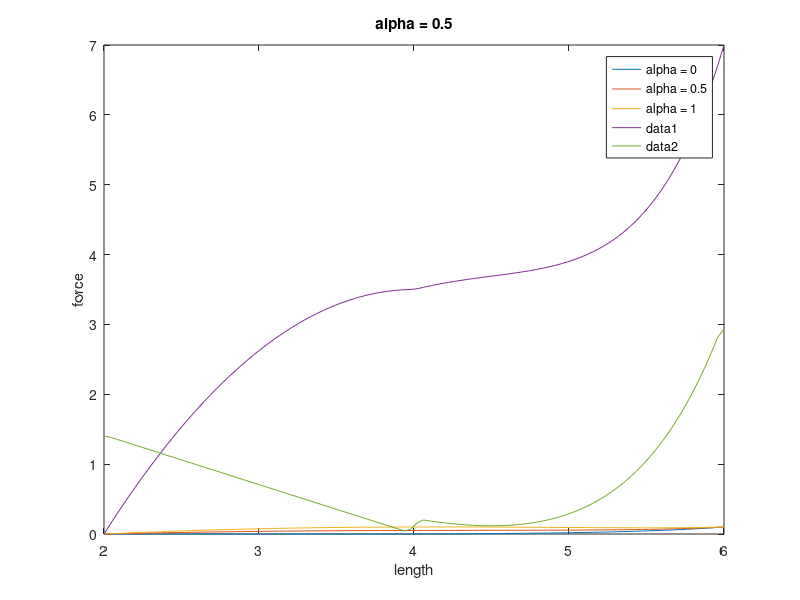

The MATLAB script that drew this image:
% Created by: Anthony Le
% Last updated: 05-19-2017
% ROB 562: Human Control Systems

% Problem Set 3
%% Problem 4a
clear;
close all;

T_plot = [];

L = linspace(2, 6);
L_o = 4;

K_s = 3;
xp_max_d = 0.5.*L_o;
xp_d = L - L_o;
alpha = [0, 0.5, 1];

T_max = 0.1;

T_a = -(T_max/L_o) .* (L - L_o).^2 + T_max;
T_p = 0*L;

for i = 1:1:3
    alpha_T_a = alpha(i) .* T_a;
    for j = 1:size(L, 2)
        if L(j) < L_o
            T_p(j) = 0;
        elseif L(j) >= L_o
            T_p(j) = (T_max/(exp(K_s)-1)) .* (exp(K_s.*(xp_d(j)/xp_max_d))-1);
        end
    end
    
    T = alpha_T_a + T_p;
    
    T_plot = [T_plot; T];
end

plot(L, T_plot);
hold on

xlabel('length')
ylabel('force')
legend('alpha = 0', 'alpha = 0.5', 'alpha = 1')

%% Problem 4b
clear;
close all;

%Initialize constants
L = linspace(2, 6);
T_max = 7;
L_o = 4; 
alpha = 0.5;

K_s = 3;
xp_max_d = 0.5.*L_o;
xp_d = L - L_o;

%Initialize tensions
T_a = -(T_max/L_o) .* (L - L_o).^2 + T_max;
T_p = 0*L;

%Solve for passive tension
for i = 1:size(L, 2) 
    if L(i) < L_o
        T_p(i) = 0;
    elseif L(i) >= L_o
        T_p(i) = (T_max/(exp(K_s)-1)).*(exp(K_s.*(xp_d(i)/xp_max_d))-1);
    end
end
    
T = (alpha*T_a) + T_p; 
fx = gradient(T,0.1);

%Plot Force vs Length and change of local slope at each L
plot(L,T);
title('alpha = 0.5');
xlabel('length');
ylabel('force');
hold on
plot(L,fx);